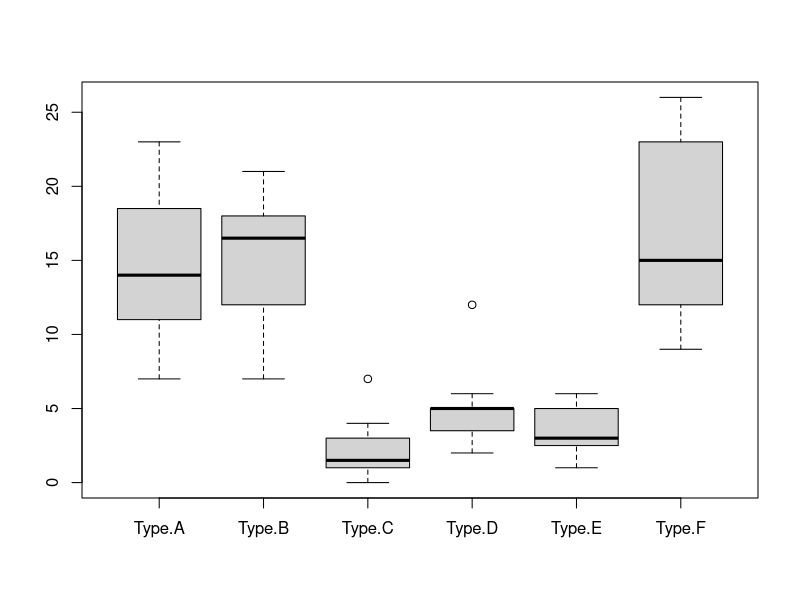

This chart was generated by the following R code:
#
#          Author: Dr Eugene O'Loughlin
#     Video Title: How To... Perform a Kruskal-Wallis Test in R
#    Video Number: #97
# Data File Used: 97_Data_File.csv
#
#####################################################################
#
#       Null Hypothesis: The mean ranks of the groups are the same 
#  Alternate Hypothesis: The mean ranks of the groups are not the same
#
#    Alpha = 0.05
#
#####################################################################
#
sprayData <- read.csv(file = "97_Data_File.csv", header = TRUE, sep = ",")
print(sprayData)
#
# Check for Normality
shapiro.test(sprayData$Type.A)
shapiro.test(sprayData$Type.B)
shapiro.test(sprayData$Type.C)
shapiro.test(sprayData$Type.D)
shapiro.test(sprayData$Type.E)
shapiro.test(sprayData$Type.F)
#
# Visualise
boxplot(sprayData)
#
# run K-W test
#
kwTest <- kruskal.test(sprayData)  
kwTest      # should report Chi-Square value of "54.691" and tiny p value
#
#     Report: H = 54.691, p < 0.001
#   Decision: Reject Null Hypothesis
# Conclusion: There is a difference in mean ranks between at least two groups
#
